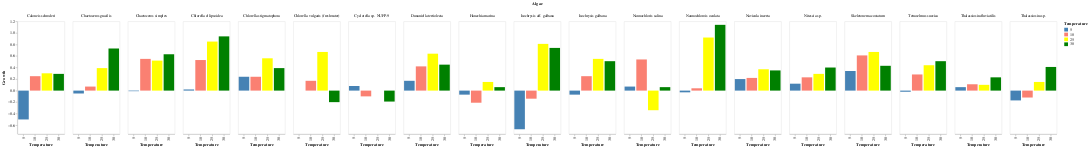

The notebook cell this image was saved under:
### Markdown cell above
**Plot Grouped Bar Charts without the Slider**

Plot of all values with Lux == 2500

### Code cell
pink_blue = alt.Scale(domain=(5, 10, 25, 30),
                      range=["steelblue", "salmon", "yellow", "green"])

alt.Chart(df_jan[df_jan['Lux']==2500]).mark_bar().encode(
    x=alt.X('Temperature:N'),
    y=alt.Y('Growth:Q', scale=alt.Scale(domain=(-.75, 1.2)), axis=alt.Axis(grid=False)),
    color=alt.Color('Temperature:N', scale=pink_blue),
    column='Algae'
).properties(
    width=125
)

### Figure 1 — Vega-Lite specification as saved in the notebook (floating-point values rounded to 4 significant figures)
{"$schema": "https://vega.github.io/schema/vega-lite/v2.4.3.json", "config": {"view": {"height": 300, "width": 400}}, "data": {"values": [{"Algae": "Caloneis schroderi", "Growth": -0.5, "Lux": 2500, "Temperature": 5}, {"Algae": "Caloneis schroderi", "Growth": 0.25, "Lux": 2500, "Temperature": 10}, {"Algae": "Caloneis schroderi", "Growth": 0.3, "Lux": 2500, "Temperature": 25}, {"Algae": "Caloneis schroderi", "Growth": 0.29, "Lux": 2500, "Temperature": 30}, {"Algae": "Chaetoceros gracilis", "Growth": -0.05, "Lux": 2500, "Temperature": 5}, {"Algae": "Chaetoceros gracilis", "Growth": 0.07, "Lux": 2500, "Temperature": 10}, {"Algae": "Chaetoceros gracilis", "Growth": 0.39, "Lux": 2500, "Temperature": 25}, {"Algae": "Chaetoceros gracilis", "Growth": 0.73, "Lux": 2500, "Temperature": 30}, {"Algae": "Chaetoceros simplex", "Growth": -0.01, "Lux": 2500, "Temperature": 5}, {"Algae": "Chaetoceros simplex", "Growth": 0.55, "Lux": 2500, "Temperature": 10}, {"Algae": "Chaetoceros simplex", "Growth": 0.52, "Lux": 2500, "Temperature": 25}, {"Algae": "Chaetoceros simplex", "Growth": 0.63, "Lux": 2500, "Temperature": 30}, {"Algae": "Chlorella ellipsoidea", "Growth": 0.02, "Lux": 2500, "Temperature": 5}, {"Algae": "Chlorella ellipsoidea", "Growth": 0.53, "Lux": 2500, "Temperature": 10}, {"Algae": "Chlorella ellipsoidea", "Growth": 0.85, "Lux": 2500, "Temperature": 25}, {"Algae": "Chlorella ellipsoidea", "Growth": 0.94, "Lux": 2500, "Temperature": 30}, {"Algae": "Chlorella stigmatophora", "Growth": 0.24, "Lux": 2500, "Temperature": 5}, {"Algae": "Chlorella stigmatophora", "Growth": 0.24, "Lux": 2500, "Temperature": 10}, {"Algae": "Chlorella stigmatophora", "Growth": 0.56, "Lux": 2500, "Temperature": 25}, {"Algae": "Chlorella stigmatophora", "Growth": 0.39, "Lux": 2500, "Temperature": 30}, {"Algae": "Chlorella vulgaris (freshwater)", "Growth": 0, "Lux": 2500, "Temperature": 5}, {"Algae": "Chlorella vulgaris (freshwater)", "Growth": 0.17, "Lux": 2500, "Temperature": 10}, {"Algae": "Chlorella vulgaris (freshwater)", "Growth": 0.67, "Lux": 2500, "Temperature": 25}, {"Algae": "Chlorella vulgaris (freshwater)", "Growth": -0.2, "Lux": 2500, "Temperature": 30}, {"Algae": "Dunaniella tertiolecta", "Growth": 0.17, "Lux": 2500, "Temperature": 5}, {"Algae": "Dunaniella tertiolecta", "Growth": 0.42, "Lux": 2500, "Temperature": 10}, {"Algae": "Dunaniella tertiolecta", "Growth": 0.64, "Lux": 2500, "Temperature": 25}, {"Algae": "Dunaniella tertiolecta", "Growth": 0.45, "Lux": 2500, "Temperature": 30}, {"Algae": "Cyclotella sp. NUFP-9", "Growth": 0.08, "Lux": 2500, "Temperature": 5}, {"Algae": "Cyclotella sp. NUFP-9", "Growth": -0.1, "Lux": 2500, "Temperature": 10}, {"Algae": "Cyclotella sp. NUFP-9", "Growth": 0, "Lux": 2500, "Temperature": 25}, {"Algae": "Cyclotella sp. NUFP-9", "Growth": -0.19, "Lux": 2500, "Temperature": 30}, {"Algae": "Hanzchia marina", "Growth": -0.07, "Lux": 2500, "Temperature": 5}, {"Algae": "Hanzchia marina", "Growth": -0.21, "Lux": 2500, "Temperature": 10}, {"Algae": "Hanzchia marina", "Growth": 0.15, "Lux": 2500, "Temperature": 25}, {"Algae": "Hanzchia marina", "Growth": 0.06, "Lux": 2500, "Temperature": 30}, {"Algae": "Isochrysis galbana", "Growth": -0.07, "Lux": 2500, "Temperature": 5}, {"Algae": "Isochrysis galbana", "Growth": 0.25, "Lux": 2500, "Temperature": 10}, {"Algae": "Isochrysis galbana", "Growth": 0.55, "Lux": 2500, "Temperature": 25}, {"Algae": "Isochrysis galbana", "Growth": 0.51, "Lux": 2500, "Temperature": 30}, {"Algae": "Isochrysis aff. galbana", "Growth": -0.67, "Lux": 2500, "Temperature": 5}, {"Algae": "Isochrysis aff. galbana", "Growth": -0.14, "Lux": 2500, "Temperature": 10}, {"Algae": "Isochrysis aff. galbana", "Growth": 0.81, "Lux": 2500, "Temperature": 25}, {"Algae": "Isochrysis aff. galbana", "Growth": 0.74, "Lux": 2500, "Temperature": 30}, {"Algae": "Nannochlorois oculata", "Growth": -0.03, "Lux": 2500, "Temperature": 5}, {"Algae": "Nannochlorois oculata", "Growth": 0.04, "Lux": 2500, "Temperature": 10}, {"Algae": "Nannochlorois oculata", "Growth": 0.92, "Lux": 2500, "Temperature": 25}, {"Algae": "Nannochlorois oculata", "Growth": 1.14, "Lux": 2500, "Temperature": 30}, {"Algae": "Nannochloris salina", "Growth": 0.07, "Lux": 2500, "Temperature": 5}, {"Algae": "Nannochloris salina", "Growth": 0.54, "Lux": 2500, "Temperature": 10}, {"Algae": "Nannochloris salina", "Growth": -0.34, "Lux": 2500, "Temperature": 25}, {"Algae": "Nannochloris salina", "Growth": 0.06, "Lux": 2500, "Temperature": 30}, {"Algae": "Navicula incerta", "Growth": 0.2, "Lux": 2500, "Temperature": 5}, {"Algae": "Navicula incerta", "Growth": 0.22, "Lux": 2500, "Temperature": 10}, {"Algae": "Navicula incerta", "Growth": 0.37, "Lux": 2500, "Temperature": 25}, {"Algae": "Navicula incerta", "Growth": 0.35, "Lux": 2500, "Temperature": 30}, {"Algae": "Nitzscia sp.", "Growth": 0.12, "Lux": 2500, "Temperature": 5}, {"Algae": "Nitzscia sp.", "Growth": 0.23, "Lux": 2500, "Temperature": 10}, {"Algae": "Nitzscia sp.", "Growth": 0.29, "Lux": 2500, "Temperature": 25}, {"Algae": "Nitzscia sp.", "Growth": 0.4, "Lux": 2500, "Temperature": 30}, {"Algae": "Skeletonema costatum", "Growth": 0.34, "Lux": 2500, "Temperature": 5}, {"Algae": "Skeletonema costatum", "Growth": 0.61, "Lux": 2500, "Temperature": 10}, {"Algae": "Skeletonema costatum", "Growth": 0.67, "Lux": 2500, "Temperature": 25}, {"Algae": "Skeletonema costatum", "Growth": 0.43, "Lux": 2500, "Temperature": 30}, {"Algae": "Tetraselmus suecica", "Growth": -0.02, "Lux": 2500, "Temperature": 5}, {"Algae": "Tetraselmus suecica", "Growth": 0.28, "Lux": 2500, "Temperature": 10}, {"Algae": "Tetraselmus suecica", "Growth": 0.44, "Lux": 2500, "Temperature": 25}, {"Algae": "Tetraselmus suecica", "Growth": 0.51, "Lux": 2500, "Temperature": 30}, {"Algae": "Thalassiosira fluviatilis", "Growth": 0.06, "Lux": 2500, "Temperature": 5}, {"Algae": "Thalassiosira fluviatilis", "Growth": 0.11, "Lux": 2500, "Temperature": 10}, {"Algae": "Thalassiosira fluviatilis", "Growth": 0.1, "Lux": 2500, "Temperature": 25}, {"Algae": "Thalassiosira fluviatilis", "Growth": 0.23, "Lux": 2500, "Temperature": 30}, {"Algae": "Thalassiosira sp.", "Growth": -0.17, "Lux": 2500, "Temperature": 5}, {"Algae": "Thalassiosira sp.", "Growth": -0.12, "Lux": 2500, "Temperature": 10}, {"Algae": "Thalassiosira sp.", "Growth": 0.15, "Lux": 2500, "Temperature": 25}, {"Algae": "Thalassiosira sp.", "Growth": 0.41, "Lux": 2500, "Temperature": 30}]}, "encoding": {"color": {"field": "Temperature", "scale": {"domain": [5, 10, 25, 30], "range": ["steelblue", "salmon", "yellow", "green"]}, "type": "nominal"}, "column": {"field": "Algae", "type": "nominal"}, "x": {"field": "Temperature", "type": "nominal"}, "y": {"axis": {"grid": false}, "field": "Growth", "scale": {"domain": [-0.75, 1.2]}, "type": "quantitative"}}, "mark": "bar", "width": 125}
